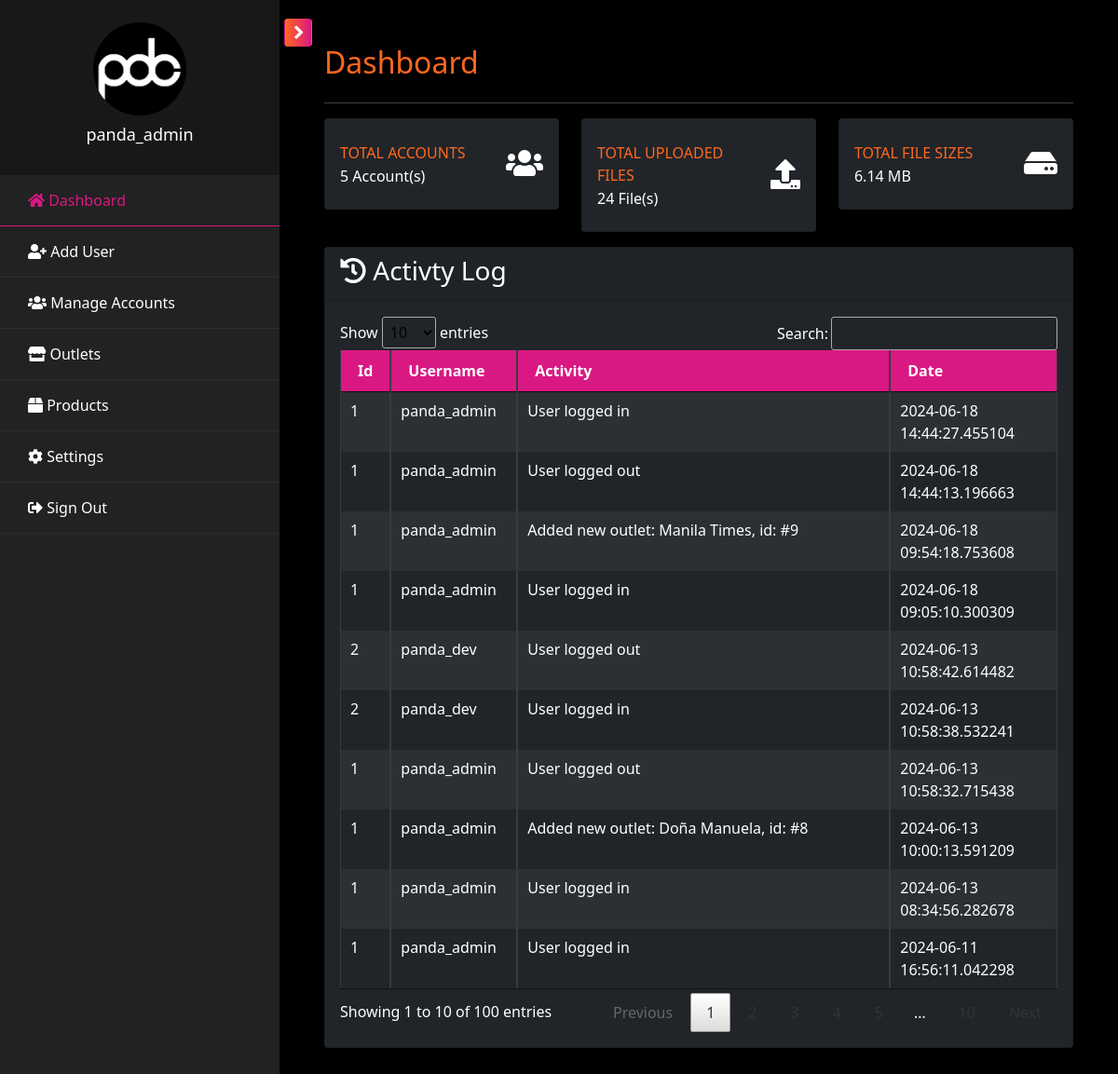
The app's page /pages/admin/admin.dashboard.php (signed in), older data.
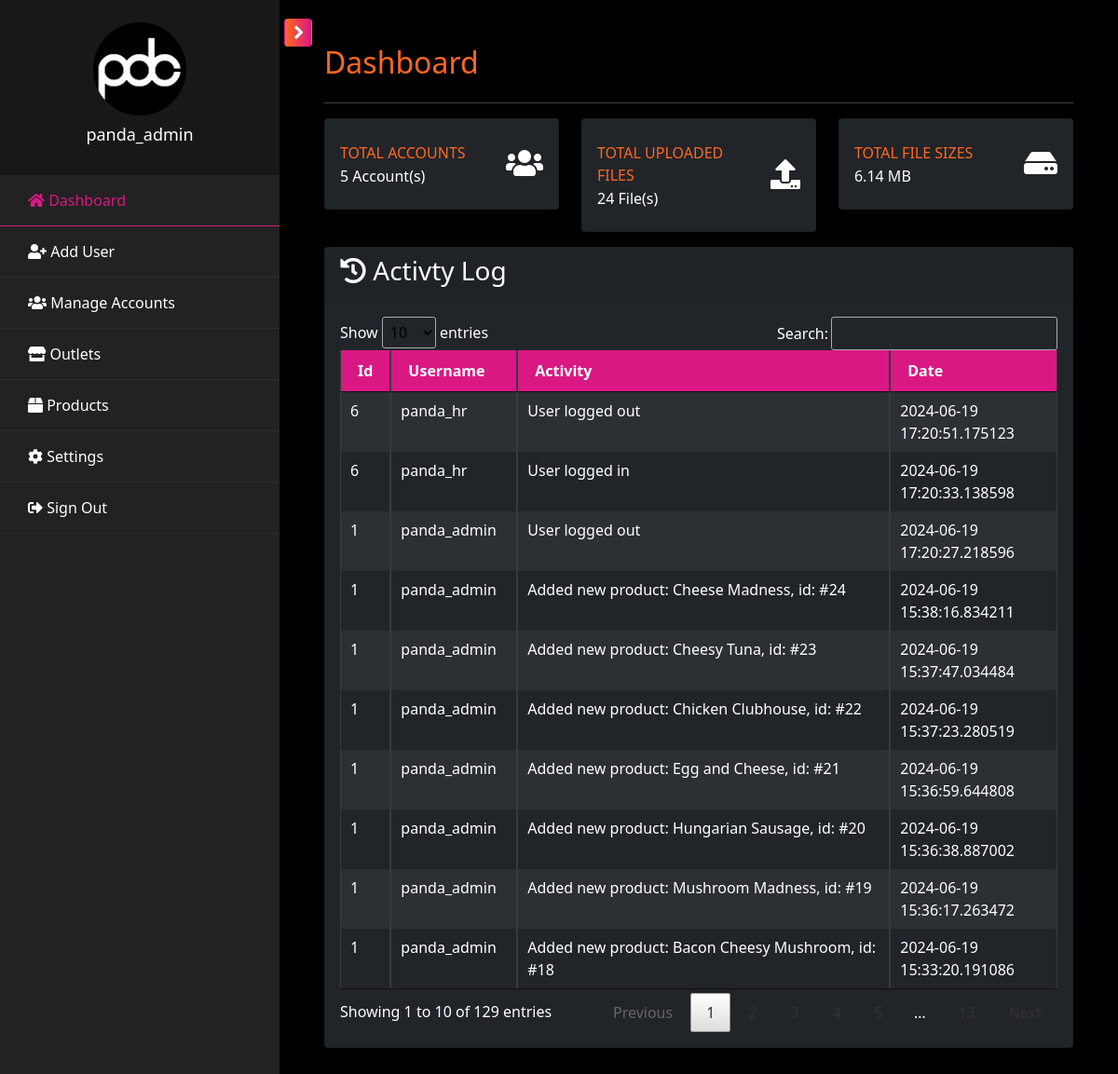
The same page, newer data.
### tables this page shows
CREATE TABLE `tbl_activity` (
  `id` int(100) NOT NULL,
  `user_id` varchar(100) NOT NULL,
  `activity` varchar(2000) NOT NULL,
  `type` varchar(100) NOT NULL,
  `date_posted` datetime(6) NOT NULL DEFAULT current_timestamp(6)
);

CREATE TABLE `tbl_user` (
  `id` int(11) NOT NULL,
  `username` varchar(100) NOT NULL,
  `password` varchar(255) NOT NULL,
  `role` enum('admin','support','dev','marketing','hr','outlet') NOT NULL,
  `branch` varchar(100) DEFAULT NULL,
  `status` enum('Active','Inactive') NOT NULL DEFAULT 'Active',
  `created` datetime(6) DEFAULT current_timestamp(6),
  `updated` datetime(6) DEFAULT current_timestamp(6) ON UPDATE current_timestamp(6)
);

### pages/admin/admin.dashboard.php (the view, shortened to what the changed rows need)
<?php include('admin.header.php'); ?>
            <div id="content" class="p-4 p-md-5 pt-5">
                <h2 class="mb-4 text-orange">Dashboard</h2>
                <div class="row">
                    <div class="col-lg-4 col-md-6 col-sm-6 col-12 mb-3">
                        <div class="card py-2 bg-dark">
                            <div class="card-body">
                                <div class="row no-gutters align-items-center">
                                    <div class="col mr-0">
                                        <div class="text-xs font-weight-bold text-orange text-uppercase mb-1">Total Accounts</div>
                                        <div class="h6 mb-0">
                                            <?php
                                                $acc_qry = "SELECT COUNT(*) FROM tbl_user WHERE status='Active'";
                                                $result = mysqli_query($conn, $acc_qry) or die(mysqli_error($db));
                                                while ($row = mysqli_fetch_array($result)) {
                                                    if($row[0] <= 0) {
                                                        echo "0";
                                                    }
                                                    else {
                                                        echo "$row[0]";
                                                    }
                                                }
                                            ?>&nbsp;Account(s)
                                        </div>
                                    </div>
                                </div>
                            </div>
                        </div>
                    </div>
                </div>
                <div class="card bg-dark">
                    <div class="card-body">
                        <div class="table-responsive">
                            <table class="table table-bordered table-striped table-dark table-sm w-100" id="al_table">
                                <thead>
                                    <tr>
                                        <th>Id</th>
                                        <th>Username</th>
                                        <th>Activity</th>
                                        <th>Date</th>
                                    </tr>
                                </thead>
                                <tbody>
                                    <?php
                                        $activity_qry = mysqli_query($conn, "SELECT a.*, u.id as userid, u.username FROM tbl_activity a INNER JOIN tbl_user u ON a.user_id = u.id ORDER BY date_posted DESC");
                                        while($rows=mysqli_fetch_array($activity_qry)){
                                    ?>
                                        <tr>
                                            <td><?php echo $rows["userid"]; ?></td>
                                            <td><?php echo $rows["username"]; ?></td>
                                            <td><?php echo $rows["activity"]; ?></td>
                                            <td><?php echo $rows["date_posted"]; ?></td>
                                        </tr>
                                    <?php } ?>
                                </tbody>
                            </table>
                        </div>
                    </div>
                </div>
            </div>
<?php include('admin.footer.php'); ?>

Row changes from the older to the newer data that the page shows:
no longer on this page (row unchanged): tbl_activity: user "1", user.username "panda_admin", activity "User logged in", date_posted "2024-06-18 14:44:27.455104"
no longer on this page (row unchanged): tbl_activity: user "1", user.username "panda_admin", activity "User logged out", date_posted "2024-06-18 14:44:13.196663"
no longer on this page (row unchanged): tbl_activity: user "1", user.username "panda_admin", activity "Added new outlet: Manila Times, id: #9", date_posted "2024-06-18 09:54:18.753608"
no longer on this page (row unchanged): tbl_activity: user "1", user.username "panda_admin", activity "User logged in", date_posted "2024-06-18 09:05:10.300309"
no longer on this page (row unchanged): tbl_activity: user "2", user.username "panda_dev", activity "User logged out", date_posted "2024-06-13 10:58:42.614482"
no longer on this page (row unchanged): tbl_activity: user "2", user.username "panda_dev", activity "User logged in", date_posted "2024-06-13 10:58:38.532241"
no longer on this page (row unchanged): tbl_activity: user "1", user.username "panda_admin", activity "User logged out", date_posted "2024-06-13 10:58:32.715438"
no longer on this page (row unchanged): tbl_activity: user "1", user.username "panda_admin", activity "Added new outlet: Doña Manuela, id: #8", date_posted "2024-06-13 10:00:13.591209"
no longer on this page (row unchanged): tbl_activity: user "1", user.username "panda_admin", activity "User logged in", date_posted "2024-06-13 08:34:56.282678"
no longer on this page (row unchanged): tbl_activity: user "1", user.username "panda_admin", activity "User logged in", date_posted "2024-06-11 16:56:11.042298"
added tbl_activity: user "6", user.username "panda_hr", activity "User logged out", date_posted "2024-06-19 17:20:51.175123"
added tbl_activity: user "6", user.username "panda_hr", activity "User logged in", date_posted "2024-06-19 17:20:33.138598"
added tbl_activity: user "1", user.username "panda_admin", activity "User logged out", date_posted "2024-06-19 17:20:27.218596"
added tbl_activity: user "1", user.username "panda_admin", activity "Added new product: Cheese Madness, id: #24", date_posted "2024-06-19 15:38:16.834211"
added tbl_activity: user "1", user.username "panda_admin", activity "Added new product: Cheesy Tuna, id: #23", date_posted "2024-06-19 15:37:47.034484"
added tbl_activity: user "1", user.username "panda_admin", activity "Added new product: Chicken Clubhouse, id: #22", date_posted "2024-06-19 15:37:23.280519"
added tbl_activity: user "1", user.username "panda_admin", activity "Added new product: Egg and Cheese, id: #21", date_posted "2024-06-19 15:36:59.644808"
added tbl_activity: user "1", user.username "panda_admin", activity "Added new product: Hungarian Sausage, id: #20", date_posted "2024-06-19 15:36:38.887002"
added tbl_activity: user "1", user.username "panda_admin", activity "Added new product: Mushroom Madness, id: #19", date_posted "2024-06-19 15:36:17.263472"
added tbl_activity: user "1", user.username "panda_admin", activity "Added new product: Bacon Cheesy Mushroom, id: #18", date_posted "2024-06-19 15:33:20.191086"
Text that changed along with them:
text written by a page script: "Show entries Search: Showing 1 to 10 of 100 entries Previous 1 …" → "Show entries Search: Showing 1 to 10 of 129 entries Previous 1 …"
